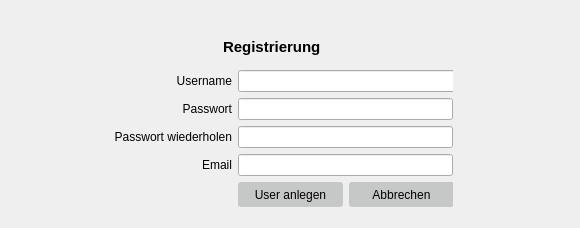
    <widget class="QWidget" name="page3_Registrierung">
     <widget class="QLabel" name="labelRegPassWie">
      <property name="geometry">
       <rect>
        <x>460</x>
        <y>122</y>
        <width>111</width>
        <height>22</height>
       </rect>
      </property>
      <property name="minimumSize">
       <size>
        <width>0</width>
        <height>22</height>
       </size>
      </property>
      <property name="text">
       <string/>
      </property>
     </widget>
     <widget class="QLabel" name="labelRegBestetigung">
      <property name="geometry">
       <rect>
        <x>3</x>
        <y>0</y>
        <width>141</width>
        <height>22</height>
       </rect>
      </property>
      <property name="minimumSize">
       <size>
        <width>0</width>
        <height>22</height>
       </size>
      </property>
      <property name="text">
       <string/>
      </property>
     </widget>
     <widget class="QWidget" name="layoutWidget">
      <property name="geometry">
       <rect>
        <x>114</x>
        <y>30</y>
        <width>339</width>
        <height>189</height>
       </rect>
      </property>
      <layout class="QVBoxLayout" name="verticalLayout_16">
       <item>
        <layout class="QHBoxLayout" name="horizontalLayout_12">
         <item>
          <spacer name="horizontalSpacer_4">
           <property name="orientation">
            <enum>Qt::Horizontal</enum>
           </property>
           <property name="sizeType">
            <enum>QSizePolicy::Fixed</enum>
           </property>
           <property name="sizeHint" stdset="0">
            <size>
             <width>109</width>
             <height>20</height>
            </size>
           </property>
          </spacer>
         </item>
         <item>
          <widget class="QLabel" name="label_10">
           <property name="minimumSize">
            <size>
             <width>110</width>
             <height>0</height>
            </size>
           </property>
           <property name="font">
            <font>
             <pointsize>11</pointsize>
             <weight>75</weight>
             <bold>true</bold>
            </font>
           </property>
           <property name="text">
            <string>&lt;html&gt;&lt;head/&gt;&lt;body&gt;&lt;p&gt;Registrierung&lt;/p&gt;&lt;/body&gt;&lt;/html&gt;</string>
           </property>
          </widget>
         </item>
        </layout>
       </item>
       <item>
        <layout class="QHBoxLayout" name="horizontalLayout_5">
         <item>
          <layout class="QVBoxLayout" name="verticalLayout_3">
           <item>
            <widget class="QLabel" name="userNameReg">
             <property name="minimumSize">
              <size>
               <width>0</width>
               <height>22</height>
              </size>
             </property>
             <property name="maximumSize">
              <size>
               <width>16777215</width>
               <height>22</height>
              </size>
             </property>
             <property name="text">
              <string>&lt;html&gt;&lt;head/&gt;&lt;body&gt;&lt;p align=&quot;right&quot;&gt;              Username&lt;/p&gt;&lt;/body&gt;&lt;/html&gt;</string>
             </property>
            </widget>
           </item>
           <item>
            <widget class="QLabel" name="passwortReg">
             <property name="minimumSize">
              <size>
               <width>0</width>
               <height>22</height>
              </size>
             </property>
             <property name="maximumSize">
              <size>
               <width>16777215</width>
               <height>22</height>
              </size>
             </property>
             <property name="text">
              <string>&lt;html&gt;&lt;head/&gt;&lt;body&gt;&lt;p align=&quot;right&quot;&gt;                Passwort&lt;/p&gt;&lt;/body&gt;&lt;/html&gt;</string>
             </property>
            </widget>
           </item>
           <item>
            <widget class="QLabel" name="passwortWieReg">
             <property name="minimumSize">
              <size>
               <width>0</width>
               <height>22</height>
              </size>
             </property>
             <property name="maximumSize">
              <size>
               <width>16777215</width>
               <height>22</height>
              </size>
             </property>
             <property name="text">
              <string>&lt;html&gt;&lt;head/&gt;&lt;body&gt;&lt;p align=&quot;right&quot;&gt;Passwort wiederholen&lt;/p&gt;&lt;/body&gt;&lt;/html&gt;</string>
             </property>
            </widget>
           </item>
           <item>
            <widget class="QLabel" name="emailReg">
             <property name="minimumSize">
              <size>
               <width>0</width>
               <height>22</height>
              </size>
             </property>
             <property name="maximumSize">
              <size>
               <width>16777215</width>
               <height>22</height>
              </size>
             </property>
             <property name="text">
              <string>&lt;html&gt;&lt;head/&gt;&lt;body&gt;&lt;p align=&quot;right&quot;&gt;                      Email&lt;/p&gt;&lt;/body&gt;&lt;/html&gt;</string>
             </property>
            </widget>
           </item>
           <item>
            <spacer name="verticalSpacer_2">
             <property name="orientation">
              <enum>Qt::Vertical</enum>
             </property>
             <property name="sizeType">
              <enum>QSizePolicy::Fixed</enum>
             </property>
             <property name="sizeHint" stdset="0">
              <size>
               <width>20</width>
               <height>43</height>
              </size>
             </property>
            </spacer>
           </item>
          </layout>
         </item>
         <item>
          <layout class="QVBoxLayout" name="verticalLayout_4">
           <item>
            <widget class="QLineEdit" name="registrierungUsername">
             <property name="minimumSize">
              <size>
               <width>220</width>
               <height>22</height>
              </size>
             </property>
             <property name="maximumSize">
              <size>
               <width>16777215</width>
               <height>22</height>
              </size>
             </property>
            </widget>
           </item>
           <item>
            <widget class="QLineEdit" name="registrierungPass">
             <property name="minimumSize">
              <size>
               <width>0</width>
               <height>22</height>
              </size>
             </property>
             <property name="maximumSize">
              <size>
               <width>16777215</width>
               <height>22</height>
              </size>
             </property>
            </widget>
           </item>
           <item>
            <widget class="QLineEdit" name="registrierungPassWied">
             <property name="minimumSize">
              <size>
               <width>0</width>
               <height>22</height>
              </size>
             </property>
             <property name="maximumSize">
              <size>
               <width>16777215</width>
               <height>22</height>
              </size>
             </property>
            </widget>
           </item>
           <item>
            <widget class="QLineEdit" name="registrierungEmail">
             <property name="minimumSize">
              <size>
               <width>0</width>
               <height>22</height>
              </size>
             </property>
             <property name="maximumSize">
              <size>
               <width>16777215</width>
               <height>22</height>
              </size>
             </property>
            </widget>
           </item>
           <item>
            <layout class="QFormLayout" name="formLayout_2">
             <item row="0" column="0">
              <widget class="QPushButton" name="pushUserAnlegenReg">
               <property name="minimumSize">
                <size>
                 <width>105</width>
                 <height>25</height>
                </size>
               </property>
               <property name="maximumSize">
                <size>
                 <width>16777215</width>
                 <height>25</height>
                </size>
               </property>
               <property name="styleSheet">
                <string notr="true">background-color: rgb(198, 200, 199);
border-radius: 3px;
border-width: 2px;
</string>
               </property>
               <property name="text">
                <string>User anlegen</string>
               </property>
              </widget>
             </item>
             <item row="0" column="1">
              <widget class="QPushButton" name="pushAbbrechenReg">
               <property name="minimumSize">
                <size>
                 <width>105</width>
                 <height>25</height>
                </size>
               </property>
               <property name="maximumSize">
                <size>
                 <width>100</width>
                 <height>25</height>
                </size>
               </property>
               <property name="styleSheet">
                <string notr="true">background-color: rgb(198, 200, 199);
border-radius: 3px;
border-width: 2px;
</string>
               </property>
               <property name="text">
                <string>Abbrechen</string>
               </property>
              </widget>
             </item>
            </layout>
           </item>
          </layout>
         </item>
        </layout>
       </item>
      </layout>
     </widget>
    </widget>
